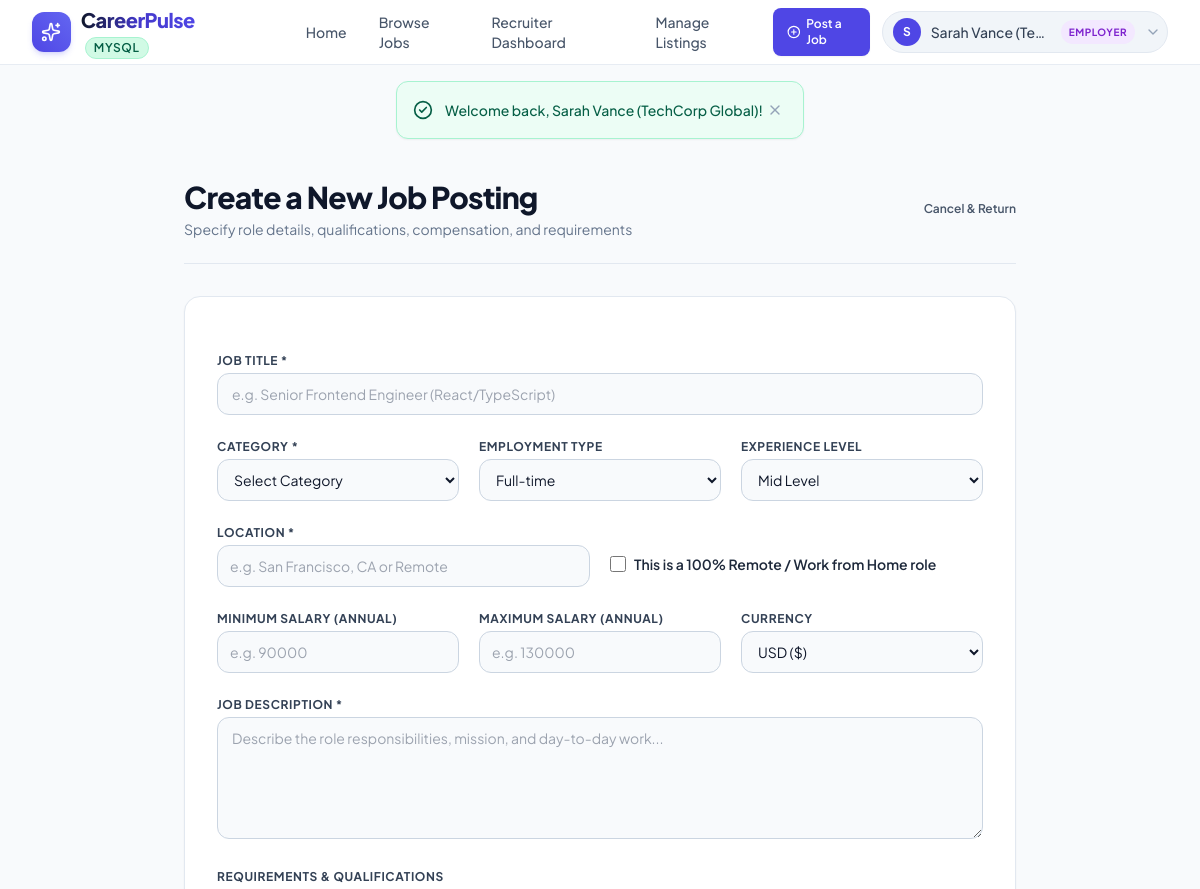
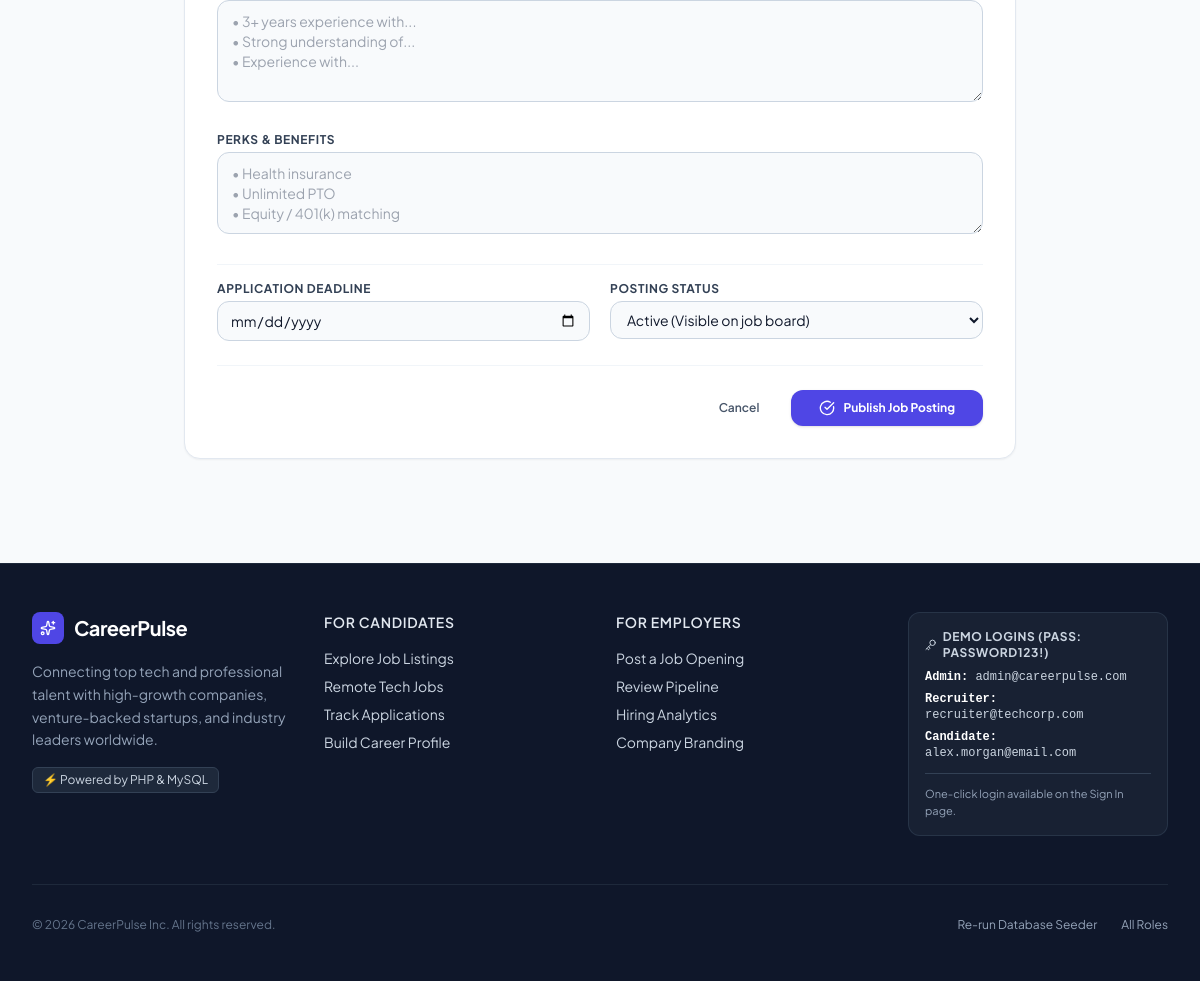
/employer/post_job.php (signed in), run on the app's committed database (2 pictures, top to bottom).
### tables this page shows
CREATE TABLE `users` (
    `id` INT AUTO_INCREMENT PRIMARY KEY,
    `name` VARCHAR(100) NOT NULL,
    `email` VARCHAR(150) NOT NULL UNIQUE,
    `password` VARCHAR(255) NOT NULL,
    `role` ENUM('candidate', 'employer', 'admin') DEFAULT 'candidate',
    `phone` VARCHAR(30) NULL,
    `avatar` VARCHAR(255) NULL,
    `created_at` TIMESTAMP DEFAULT CURRENT_TIMESTAMP,
    `updated_at` TIMESTAMP DEFAULT CURRENT_TIMESTAMP ON UPDATE CURRENT_TIMESTAMP
);

### employer/post_job.php (the view, shortened to what the rows shown need)
<?php
require_once __DIR__ . '/../config/database.php';
require_once __DIR__ . '/../includes/helpers.php';
require_once __DIR__ . '/../includes/auth.php';
$user = requireAuth('employer');
$jobId = isset($_GET['id']) ? (int)$_GET['id'] : 0;
$isEditing = $jobId > 0;
require_once __DIR__ . '/../includes/header.php';
?>
<div class="max-w-4xl mx-auto px-4 sm:px-6 lg:px-8 py-10">
    <div class="flex items-center justify-between pb-6 border-b border-slate-200 mb-8">
        <div>
            <h1 class="text-2xl sm:text-3xl font-extrabold text-slate-900 tracking-tight">
                <?= $isEditing ? 'Edit Position' : 'Create a New Job Posting' ?>
            </h1>
        </div>
    </div>
</div>
<?php require_once __DIR__ . '/../includes/footer.php'; ?>

### includes/header.php (shortened to what the rows shown need)
<?php
require_once __DIR__ . '/../config/database.php';
require_once __DIR__ . '/helpers.php';
require_once __DIR__ . '/auth.php';
$user = currentUser();
?>
<!DOCTYPE html>
<html lang="en" class="h-full bg-slate-50 text-slate-900 antialiased">
<head>
    <script src="https://cdn.tailwindcss.com"></script>
</head>
<body class="flex flex-col min-h-screen bg-slate-50 font-sans selection:bg-brand-500 selection:text-white">
<header class="sticky top-0 z-50 glass-nav border-b border-slate-200/80 transition-all">
    <div class="max-w-7xl mx-auto px-4 sm:px-6 lg:px-8">
        <div class="flex items-center justify-between h-16">
            <div class="flex items-center gap-3">
                <?php if ($user): ?>
                    <?php if ($user['role'] === 'employer'): ?>
                        <a href="<?= baseUrl('employer/post_job.php') ?>" class="hidden sm:inline-flex items-center gap-1.5 bg-brand-600 hover:bg-brand-700 text-white text-xs font-semibold px-3.5 py-2 rounded-lg shadow-sm transition">
                            <i data-lucide="plus-circle" class="w-4 h-4"></i>
                            Post a Job
                        </a>
                    <?php endif; ?>
                    <div class="relative group">
                        <button class="flex items-center gap-2.5 p-1.5 pl-2.5 rounded-full bg-slate-100 hover:bg-slate-200/80 transition text-slate-700 font-medium text-sm border border-slate-200">
                            <span class="w-7 h-7 rounded-full bg-brand-600 text-white text-xs font-bold flex items-center justify-center">
                                <?= strtoupper(substr($user['name'], 0, 1)) ?>
                            </span>
                            <span class="hidden sm:inline max-w-[120px] truncate"><?= e($user['name']) ?></span>
                            <span class="text-[10px] uppercase font-bold tracking-wider px-2 py-0.5 rounded-full <?= $user['role'] === 'employer' ? 'bg-purple-100 text-purple-700' : ($user['role'] === 'admin' ? 'bg-rose-100 text-rose-700' : 'bg-blue-100 text-blue-700') ?>">
                                <?= e($user['role']) ?>
                            </span>
                            <i data-lucide="chevron-down" class="w-4 h-4 text-slate-400"></i>
                        </button>
                    </div>
                <?php endif; ?>
            </div>
        </div>
    </div>
</header>
<main class="flex-grow">

### data on the page
users: name "S", name "Sarah Vance (Te…", role "EMPLOYER"

### other printed values
$activeDriver "MYSQL"
$flash['message'] "Welcome back, Sarah Vance (TechCorp Global)!"
